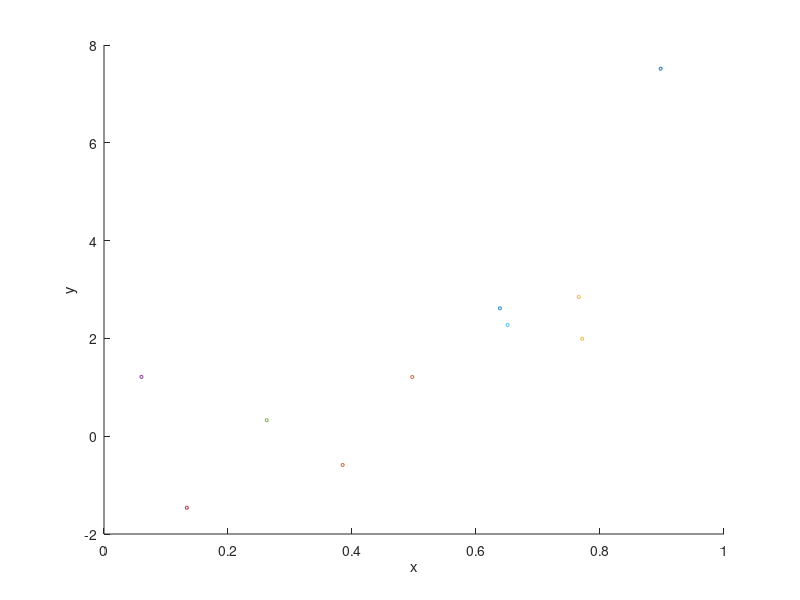
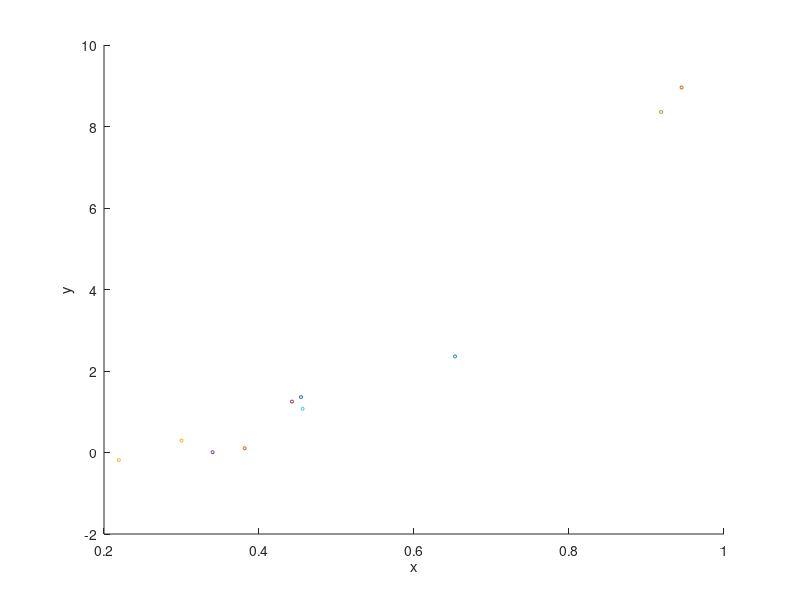
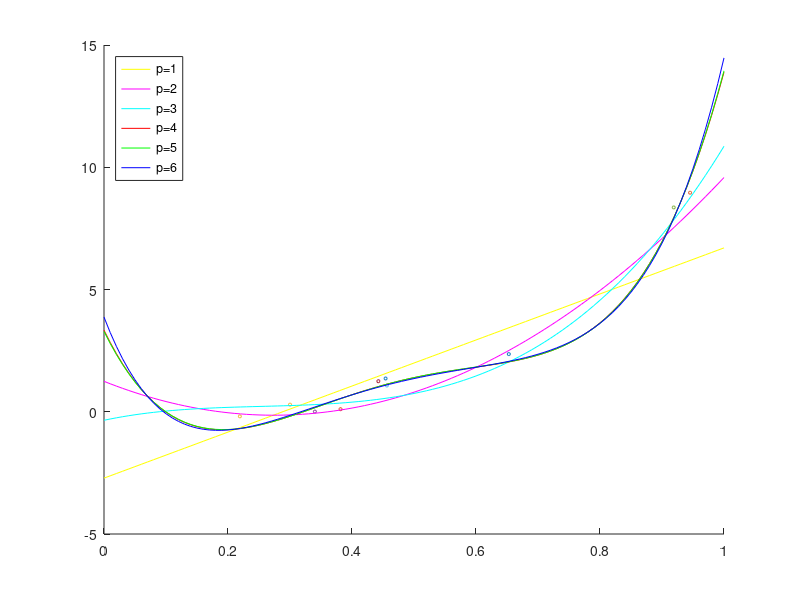
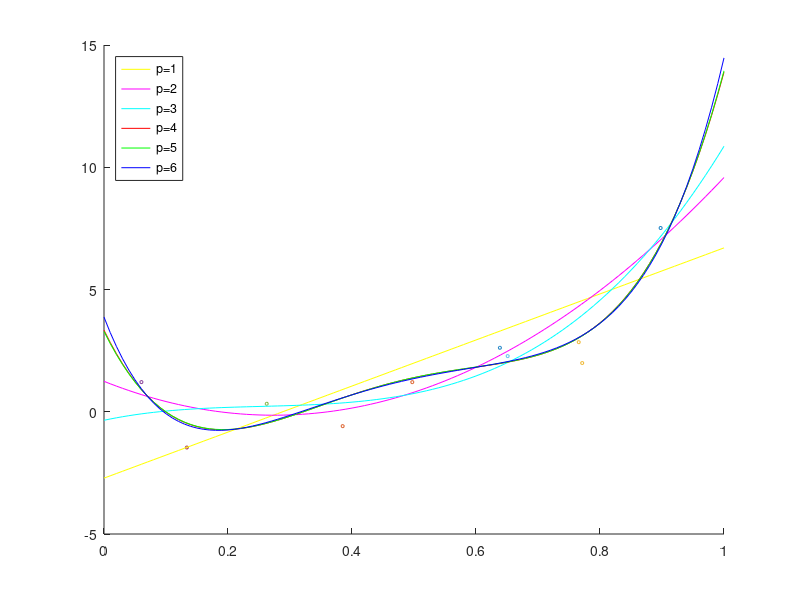

These figures' MATLAB source, in order:
%Evaluation model
%Question 7 (missing 6)
load('reg_data_set_2.mat');

%Using first half for training and second half for validation
trainx = x(1:(length(x)/2));
trainy = y(1:(length(y)/2));

figure;

scatter(trainx(1),trainy(1),5,'blue');
hold on;
for i=2:length(trainx)
    scatter(trainx(i),trainy(i),5,'blue');
end
xlabel('x')
ylabel('y')
hold off;

valx = x((length(x)/2+1):length(x));
valy = y((length(y)/2+1):length(y));

figure;
scatter(valx(1),valy(1),5,'blue');
hold on;
for i=2:length(valx)
    scatter(valx(i),valy(i),5,'blue');
end
xlabel('x')
ylabel('y')
hold off;

%Computing analitical model
tx1 = [ones(length(x),1) x ];
tx2 = [ones(length(x),1) x x.^2];
tx3 = [ones(length(x),1) x x.^2 x.^3];
tx4 = [ones(length(x),1) x x.^2 x.^3 x.^4];
tx5 = [ones(length(x),1) x x.^2 x.^3 x.^4 x.^5];
tx6 = [ones(length(x),1) x x.^2 x.^3 x.^4 x.^5 x.^6];

tw1 = (tx1'*tx1)\(tx1'*y);
tw2 = (tx2'*tx2)\(tx2'*y);
tw3 = (tx3'*tx3)\(tx3'*y);
tw4 = (tx4'*tx4)\(tx4'*y);
tw5 = (tx5'*tx5)\(tx5'*y);
tw6 = (tx6'*tx6)\(tx6'*y);

i = 0:0.01:1;
f1 = tw1(1) + tw1(2)*i;
f2 = tw2(1) + tw2(2)*i + tw2(3)*i.^2;
f3 = tw3(1) + tw3(2)*i + tw3(3)*i.^2 + tw3(4)*i.^3;
f4 = tw4(1) + tw4(2)*i + tw4(3)*i.^2 + tw4(4)*i.^3 + tw4(5)*i.^4;
f5 = tw5(1) + tw5(2)*i + tw5(3)*i.^2 + tw5(4)*i.^3 + tw5(5)*i.^4 + tw5(6)*i.^5;
f6 = tw6(1) + tw6(2)*i + tw6(3)*i.^2 + tw6(4)*i.^3 + tw6(5)*i.^4 + tw6(6)*i.^5 + tw6(7)*i.^6;

%plot validation set and the 6 models
figure;
scatter(valx(1),valy(1),5,'black');
hold on;
for p=2:length(valx)
    scatter(valx(p),valy(p),5,'blue');
end
hline1 = plot( i, f1, 'y' );
hline2 = plot( i, f2, 'm' );
hline3 = plot( i, f3, 'c' );
hline4 = plot( i, f4, 'r' );
hline5 = plot( i, f5, 'g' );
hline6 = plot( i, f6, 'b' );
legend([hline1,hline2,hline3,hline4,hline5,hline6],'p=1','p=2','p=3','p=4','p=5','p=6','Location','northwest')

hold off;

%plot training set and the 6 models
figure;
scatter(trainx(1),trainy(1),5,'black');
hold on;
for p=2:length(trainx)
    scatter(trainx(p),trainy(p),5,'blue');
end
hline1 = plot( i, f1, 'y' );
hline2 = plot( i, f2, 'm' );
hline3 = plot( i, f3, 'c' );
hline4 = plot( i, f4, 'r' );
hline5 = plot( i, f5, 'g' );
hline6 = plot( i, f6, 'b' );
legend([hline1,hline2,hline3,hline4,hline5,hline6],'p=1','p=2','p=3','p=4','p=5','p=6','Location','northwest')
hold off;

%Compute the RMS
i = sort(trainx);
f1 = tw1(1) + tw1(2)*i;
f2 = tw2(1) + tw2(2)*i + tw2(3)*i.^2;
f3 = tw3(1) + tw3(2)*i + tw3(3)*i.^2 + tw3(4)*i.^3;
f4 = tw4(1) + tw4(2)*i + tw4(3)*i.^2 + tw4(4)*i.^3 + tw4(5)*i.^4;
f5 = tw5(1) + tw5(2)*i + tw5(3)*i.^2 + tw5(4)*i.^3 + tw5(5)*i.^4 + tw5(6)*i.^5;
f6 = tw6(1) + tw6(2)*i + tw6(3)*i.^2 + tw6(4)*i.^3 + tw6(5)*i.^4 + tw6(6)*i.^5 + tw6(7)*i.^6;



tRMS1 = sqrt(pdist2(f1', sort(trainy)'));
tRMS2 = sqrt(pdist2(f2', sort(trainy)'));
tRMS3 = sqrt(pdist2(f3', sort(trainy)'));
tRMS4 = sqrt(pdist2(f4', sort(trainy)'));
tRMS5 = sqrt(pdist2(f5', sort(trainy)'));
tRMS6 = sqrt(pdist2(f6', sort(trainy)'));
vRMS1 = sqrt(pdist2(f1', sort(valy)'));
vRMS2 = sqrt(pdist2(f2', sort(valy)'));
vRMS3 = sqrt(pdist2(f3', sort(valy)'));
vRMS4 = sqrt(pdist2(f4', sort(valy)'));
vRMS5 = sqrt(pdist2(f5', sort(valy)'));
vRMS6 = sqrt(pdist2(f6', sort(valy)'));

p = 1:6;
tRMS = [tRMS1 tRMS2 tRMS3 tRMS4 tRMS5 tRMS6];
vRMS = [vRMS1 vRMS2 vRMS3 vRMS4 vRMS5 vRMS6];

figure;
hline1 = plot(p, tRMS, 'g');
hold on;
hline2 = plot(p, vRMS, 'r');
legend([hline1,hline2],'tRMS','vRMS','Location','northwest');

hold off;